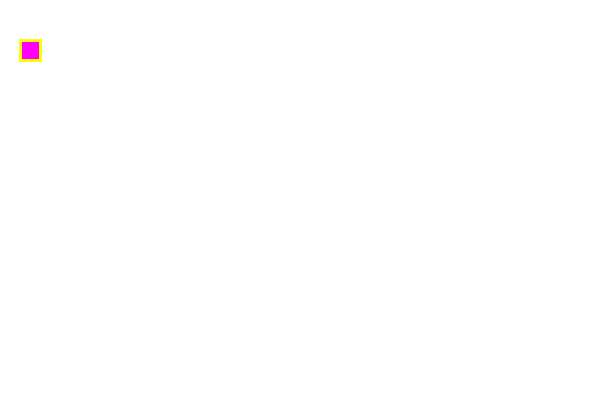
Frame 1 (no input)
Frame 60 (the mouse pressed at the canvas centre just before this capture): identical to frame 1, image omitted
Frame 120 (the mouse held since frame 60 and released just before this capture): identical to frame 1, image omitted

The Processing sketch that drew this single still picture (run headless with seeded random() and noise(); from frame 60 on, the mouse is pressed at the canvas centre):

// Processing sketch: nature_of_code_1
// ── nature_of_code_1.pde
/*

There are two important parts of a Processing sketch.

*/

/*

First is the setup() function. It runs only once.

*/

void setup() {
 // Set the size of your Processing sketch
 size(600,400);
}

/*

Second is the draw() function.
It runs repeatedly until you close the sketch.
Usually the draw() function runs 25 times per second.

*/

void draw() {
 background(255); // set the background colour to white
 fill(255,0,255); // set the fill colour to purple (RGB)
 stroke(255,255,0); // set the stroke colour to yellow
 strokeWeight(3); // set the stroke width to 3 pixels
 rect(20,40,20,20); //draw a rectangle with the top left corner at x = 20, y = 40 and a height and width of 20

 // What happens when you try with ellipse() or line()?
 // What about text()?
 // What about different colours?
}
